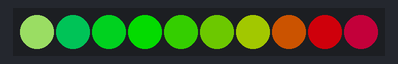
The sketch below on a simulated Arduino Uno, built with avr-gcc and run on an emulated ATmega328P. Shown: 10 RGB LEDs in strip order, left to right. Dim RGB values are drawn brighter than linear; colours are those a GRB WS2812 strip shows for the declared byte order.

Above: at 1.16 s.
At 4.8 s:
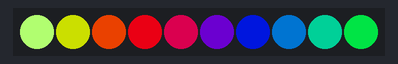
At 9.79 s:
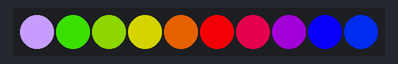
At 19.79 s:
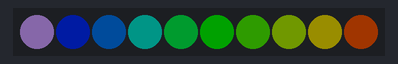
At 29.49 s:
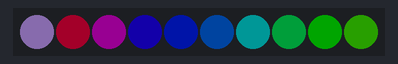
At 39.79 s:
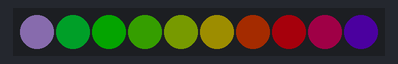

The sketch:

WSLed.ino
```cpp
#include "FastLED.h"

#define NUM_LEDS 10
#define DATA_PIN 2
#define CHIPSET WS2812B
#define COLOR_ORDER RGB


#define TEMPERATURE_1 Tungsten100W
#define TEMPERATURE_2 OvercastSky

#define DISPLAYTIME 5
#define BLACKTIME   1


int BRIGHTNESS = 50;
CRGB leds[NUM_LEDS];

void setup() {
  delay(500);
  FastLED.addLeds<CHIPSET, DATA_PIN, COLOR_ORDER>(leds, NUM_LEDS);
  FastLED.setBrightness(BRIGHTNESS);
}

void loop() {
  static uint8_t starthue = 0;
  fill_rainbow(leds, NUM_LEDS, --starthue, 20);

  uint8_t secs = (millis() / 1000) % (DISPLAYTIME * 2);

  if (BRIGHTNESS > 255) {
    BRIGHTNESS = 0;
  } else {
    BRIGHTNESS += 50;
  }
  FastLED.setBrightness(BRIGHTNESS);

  if (secs < DISPLAYTIME) {
    FastLED.setTemperature( TEMPERATURE_1 ); // first temperature
    leds[0] = TEMPERATURE_1; // show indicator pixel
  } else {
    FastLED.setTemperature( TEMPERATURE_2 ); // second temperature
    leds[0] = TEMPERATURE_2; // show indicator pixel
  }

  if ((secs % DISPLAYTIME) < BLACKTIME) {
    memset8(leds, 0, NUM_LEDS * sizeof(CRGB));
  }

  FastLED.show();
  FastLED.delay(8);

}
```
